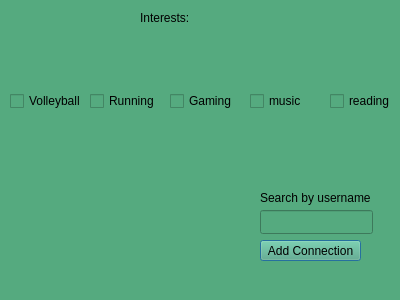
<?xml version="1.0" encoding="UTF-8"?>
<ui version="4.0">
 <class>ApplicationPage</class>
 <widget class="QDialog" name="ApplicationPage">
  <property name="geometry">
   <rect>
    <x>0</x>
    <y>0</y>
    <width>400</width>
    <height>300</height>
   </rect>
  </property>
  <property name="windowTitle">
   <string>Dialog</string>
  </property>
  <property name="styleSheet">
   <string notr="true">
background-color: rgb(85, 170, 127);</string>
  </property>
  <widget class="QLabel" name="volleyball_pic">
   <property name="geometry">
    <rect>
     <x>10</x>
     <y>40</y>
     <width>61</width>
     <height>51</height>
    </rect>
   </property>
   <property name="text">
    <string/>
   </property>
   <property name="pixmap">
    <pixmap>volleyball.png</pixmap>
   </property>
   <property name="scaledContents">
    <bool>true</bool>
   </property>
  </widget>
  <widget class="QLabel" name="running_pic">
   <property name="geometry">
    <rect>
     <x>90</x>
     <y>40</y>
     <width>61</width>
     <height>51</height>
    </rect>
   </property>
   <property name="text">
    <string/>
   </property>
   <property name="pixmap">
    <pixmap>running.png</pixmap>
   </property>
   <property name="scaledContents">
    <bool>true</bool>
   </property>
  </widget>
  <widget class="QCheckBox" name="checkBox">
   <property name="geometry">
    <rect>
     <x>10</x>
     <y>90</y>
     <width>71</width>
     <height>22</height>
    </rect>
   </property>
   <property name="text">
    <string>Volleyball</string>
   </property>
  </widget>
  <widget class="QCheckBox" name="checkBox_2">
   <property name="geometry">
    <rect>
     <x>90</x>
     <y>90</y>
     <width>78</width>
     <height>22</height>
    </rect>
   </property>
   <property name="text">
    <string>Running</string>
   </property>
  </widget>
  <widget class="QLabel" name="gaming_pic">
   <property name="geometry">
    <rect>
     <x>170</x>
     <y>40</y>
     <width>61</width>
     <height>51</height>
    </rect>
   </property>
   <property name="text">
    <string/>
   </property>
   <property name="pixmap">
    <pixmap>gaming.png</pixmap>
   </property>
   <property name="scaledContents">
    <bool>true</bool>
   </property>
  </widget>
  <widget class="QLabel" name="electronic_music_pic">
   <property name="geometry">
    <rect>
     <x>250</x>
     <y>40</y>
     <width>61</width>
     <height>51</height>
    </rect>
   </property>
   <property name="text">
    <string/>
   </property>
   <property name="pixmap">
    <pixmap>edm.png</pixmap>
   </property>
   <property name="scaledContents">
    <bool>true</bool>
   </property>
  </widget>
  <widget class="QLabel" name="reading_pic">
   <property name="geometry">
    <rect>
     <x>330</x>
     <y>40</y>
     <width>61</width>
     <height>51</height>
    </rect>
   </property>
   <property name="text">
    <string/>
   </property>
   <property name="pixmap">
    <pixmap>reading.png</pixmap>
   </property>
   <property name="scaledContents">
    <bool>true</bool>
   </property>
  </widget>
  <widget class="QCheckBox" name="checkBox_3">
   <property name="geometry">
    <rect>
     <x>170</x>
     <y>90</y>
     <width>78</width>
     <height>22</height>
    </rect>
   </property>
   <property name="text">
    <string>Gaming</string>
   </property>
  </widget>
  <widget class="QCheckBox" name="checkBox_4">
   <property name="geometry">
    <rect>
     <x>250</x>
     <y>90</y>
     <width>78</width>
     <height>22</height>
    </rect>
   </property>
   <property name="text">
    <string>music</string>
   </property>
  </widget>
  <widget class="QCheckBox" name="checkBox_5">
   <property name="geometry">
    <rect>
     <x>330</x>
     <y>90</y>
     <width>78</width>
     <height>22</height>
    </rect>
   </property>
   <property name="text">
    <string>reading</string>
   </property>
  </widget>
  <widget class="QLineEdit" name="lineEdit">
   <property name="geometry">
    <rect>
     <x>260</x>
     <y>210</y>
     <width>113</width>
     <height>24</height>
    </rect>
   </property>
  </widget>
  <widget class="QLabel" name="label">
   <property name="geometry">
    <rect>
     <x>260</x>
     <y>190</y>
     <width>111</width>
     <height>16</height>
    </rect>
   </property>
   <property name="text">
    <string>Search by username:</string>
   </property>
  </widget>
  <widget class="QPushButton" name="pushButton">
   <property name="geometry">
    <rect>
     <x>260</x>
     <y>240</y>
     <width>101</width>
     <height>21</height>
    </rect>
   </property>
   <property name="text">
    <string>Add Connection</string>
   </property>
  </widget>
  <widget class="QLabel" name="label_2">
   <property name="geometry">
    <rect>
     <x>140</x>
     <y>10</y>
     <width>71</width>
     <height>16</height>
    </rect>
   </property>
   <property name="styleSheet">
    <string notr="true">font: 12pt &quot;Segoe UI&quot;;</string>
   </property>
   <property name="text">
    <string>Interests:</string>
   </property>
  </widget>
 </widget>
 <resources/>
 <connections/>
</ui>
